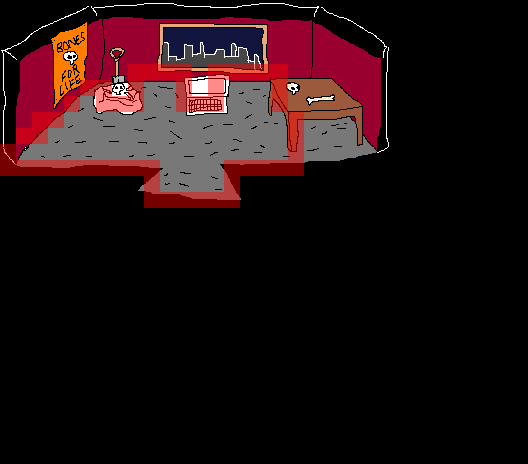

Rendered tile map (Tiled .tmx) drawn with the repository's tilesets; below, a short description and the map source with its tile grids summarised:
An orthogonal 33x29 tile map with 16x16 px tiles, 1 tile layer (collide), 1 image layer and 4 objects (2x scene, door, spawn).

<map version="1.0" orientation="orthogonal" width="33" height="29" tilewidth="16" tileheight="16">
 <tileset firstgid="1" name="tiles" tilewidth="16" tileheight="16">
  <image source="../images/tiles.png" width="256" height="256" />
 </tileset>
 <imagelayer name="Image Layer 1" width="33" height="29">
  <image source="../images/START_BONE_OFFICE.png" />
 </imagelayer>
 <layer name="collide" width="33" height="29">
  <properties>
   <property name="hidden" value="true" />
   <property name="solid" value="true" />
  </properties>
  <data>[957 cells, 54 non-empty, 1 distinct tile ids]</data>
 </layer>
 <objectgroup name="objects" width="33" height="29">
  <object name="door" x="192" y="179">
   <properties>
    <property name="to" value="travel" />
   </properties>
  </object>
  <object name="spawn" x="154" y="85" />
  <object name="scene" x="95" y="99" width="39" height="13">
   <properties>
    <property name="name" value="bones" />
   </properties>
  </object>
  <object name="scene" x="186" y="78" width="41" height="37">
   <properties>
    <property name="name" value="computer" />
   </properties>
  </object>
 </objectgroup>
</map>
